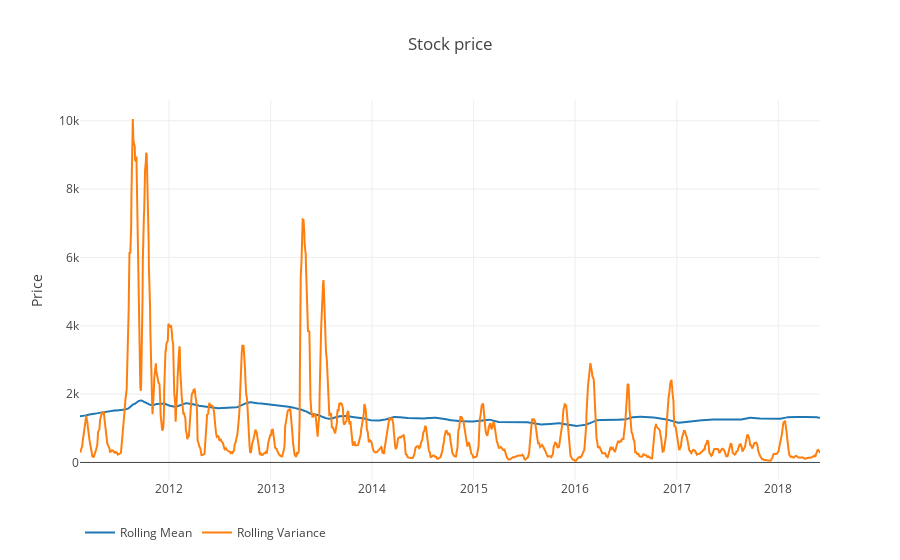

Here is the notebook cell this chart was saved with:
### Markdown cell above
### Stationarity tests

### Code cell
ts = df_adj['Close']

rolling_stats = da.roll_stats(ts=ts, window=30)
da.plotscatter(rolling_stats)
da.tsplot(ts, lags=30)

### Figure 1 — Plotly figure (JSON) as saved in the notebook; plotly's stock layout.template omitted (floating-point values rounded to 4 significant figures; data arrays with more than 128 entries replaced by an {"elided": "..."} marker saying what was removed)
{"data": [{"name": "Rolling Mean", "type": "scatter", "x": {"elided": "1841 str values"}, "y": {"elided": "1841 float values"}}, {"name": "Rolling Variance", "type": "scatter", "x": {"elided": "1841 str values"}, "y": {"elided": "1841 float values"}}], "layout": {"legend": {"orientation": "h"}, "title": "Stock price", "yaxis": {"title": "Price"}}}
